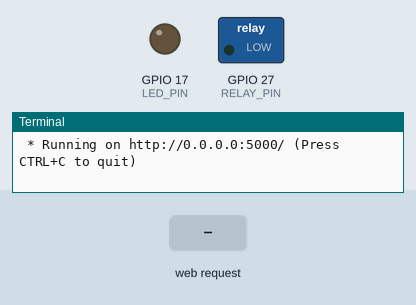
A program run on a simulated Raspberry Pi (BCM pin numbers). Parts: switched loads named in the program (green lamp = pin HIGH), output pins drawn as LEDs (lit = HIGH), the last lines printed to the terminal. The inputs (shaded band) are chosen by the test bench. The clock reads 2024-03-15 10:24:30 at power-on unless the program sets it.

Above: at 1.2 s.
1.3 s: HTTP request for /led/on received
At 2.1 s:
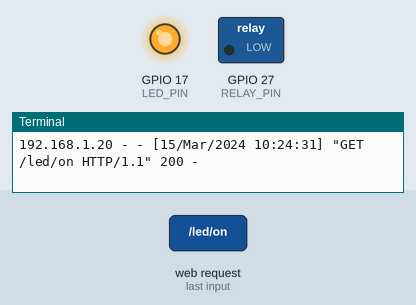
2.8 s: HTTP request for /relay/off received
At 3.2 s:
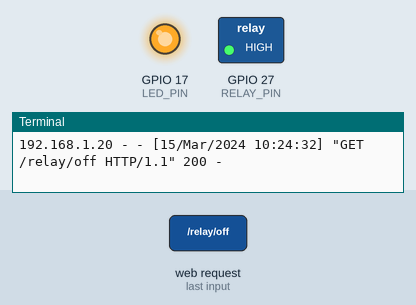
4.3 s: HTTP request for /led/off received
At 5.6 s:
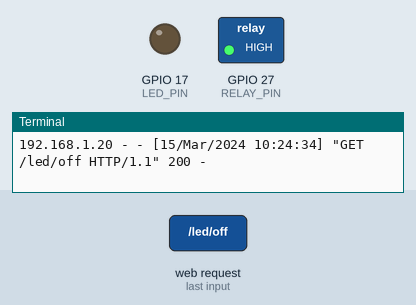
Timing chart, 0 to 7.3 s (numbered marks = the images above; inputs shaded):
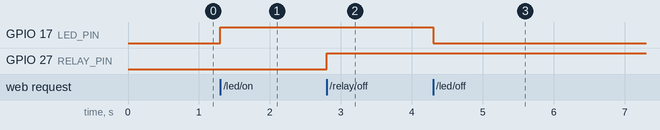

The program:

homeauto.py
```python
from flask import Flask, render_template, request
import RPi.GPIO as GPIO

# GPIO Setup
LED_PIN = 17  # Pin to control LED (previous setup)
RELAY_PIN = 27  # Pin to control relay (connected to IN1 of the relay module)
GPIO.setmode(GPIO.BCM)
GPIO.setup(LED_PIN, GPIO.OUT)
GPIO.setup(RELAY_PIN, GPIO.OUT)

# Create Flask app
app = Flask(__name__)

@app.route('/')
def index():
    return render_template('index.html')

@app.route('/led/<state>')
def led_control(state):
    if state == "on":
        GPIO.output(LED_PIN, GPIO.HIGH)
        return "LED is ON"
    elif state == "off":
        GPIO.output(LED_PIN, GPIO.LOW)
        return "LED is OFF"
    else:
        return "Invalid command"

@app.route('/relay/<state>')
def relay_control(state):
    if state == "on":
        GPIO.output(RELAY_PIN, GPIO.LOW)  # Activates relay (turns bulb ON)
        return "Bulb is ON"
    elif state == "off":
        GPIO.output(RELAY_PIN, GPIO.HIGH)  # Deactivates relay (turns bulb OFF)
        return "Bulb is OFF"
    else:
        return "Invalid command"

if __name__ == "__main__":
    app.run(host='0.0.0.0', port=5000)
```

Measured:
- after the input at 1.3 s, GPIO 17 (LED_PIN): LOW → HIGH at once
- after the input at 2.8 s, GPIO 27 (RELAY_PIN): LOW → HIGH at once
- after the input at 4.3 s, GPIO 17 (LED_PIN): HIGH → LOW at once
